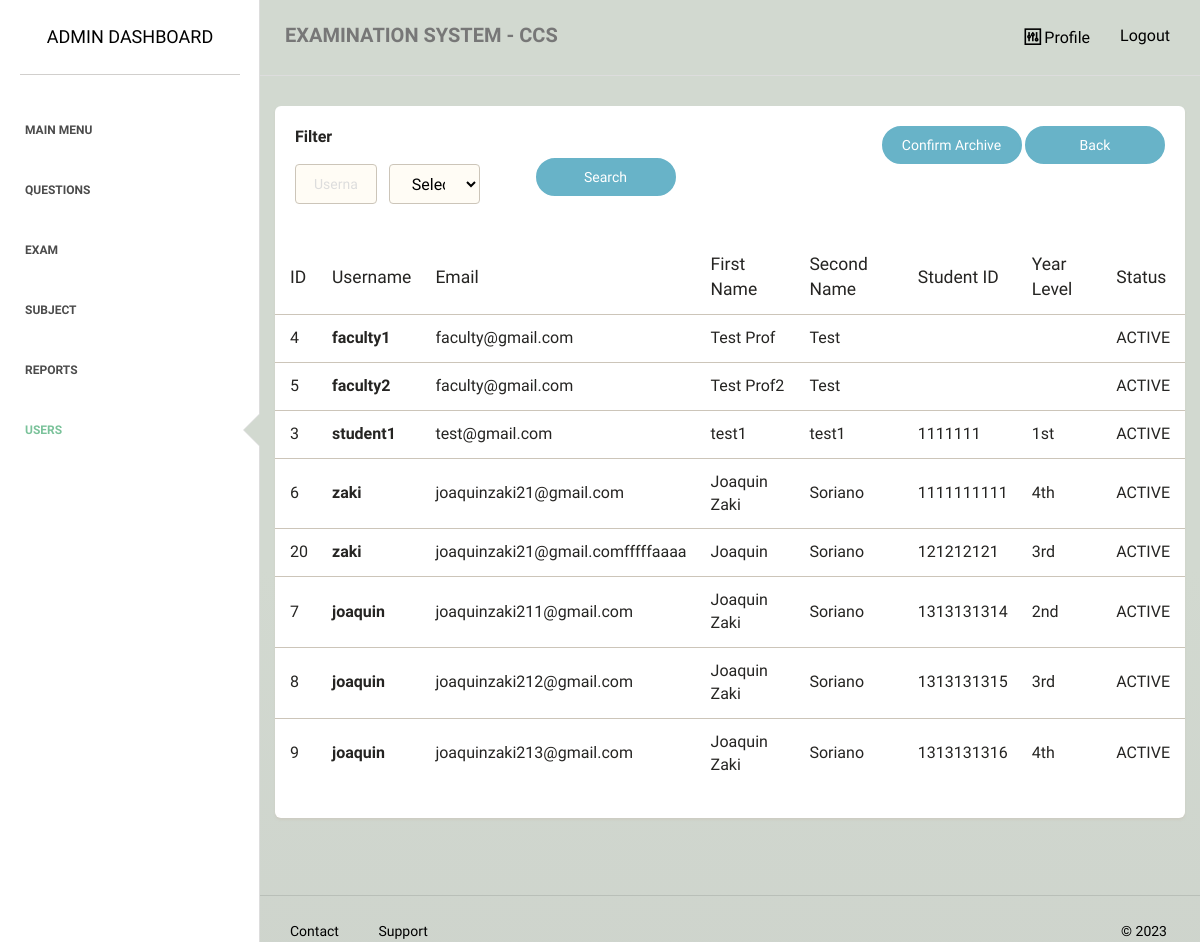
The app's page /admin/user/mark_archive.php with its own data.
### tables this page shows
CREATE TABLE `accounts` (
  `id` int(255) NOT NULL,
  `username` varchar(255) NOT NULL,
  `password` varchar(255) NOT NULL,
  `role` varchar(255) NOT NULL,
  `email` varchar(255) NOT NULL,
  `first_name` varchar(255) NOT NULL,
  `last_name` varchar(255) NOT NULL,
  `student_id` varchar(255) DEFAULT NULL,
  `status` varchar(50) NOT NULL,
  `list_of_subject` varchar(2000) DEFAULT NULL,
  `yearlevel` varchar(5) DEFAULT NULL
);

### admin/user/mark_archive.php (the view, shortened to what this page needs)
<?php
require_once "../../dbconnect.php";
$search1 = $_GET['search1'] ?? '';
$search2 = $_GET['username'] ?? '';
if ($search1 && $search2) {
    $statement = $pdo->prepare('SELECT * FROM accounts WHERE role like :role or username like :username and status = "active"');
    $statement->bindValue(':role', "%$search1%");
    $statement->bindValue(':username', "%$search2%");
} elseif ($search1 && empty($search2)) {
    $statement = $pdo->prepare('SELECT * FROM accounts WHERE role like :role and status = "active"');
    $statement->bindValue(':role', "%$search1%");
} elseif ($search2 && empty($search1)) {
    $statement = $pdo->prepare('SELECT * FROM accounts WHERE username like :username and status = "active"');
    $statement->bindValue(':username', "%$search2%");
}
else {
    $statement = $pdo->prepare('SELECT * FROM accounts where role != "admin" and status = "active" order by student_id asc');
}
$statement->execute();
$procdata = $statement->fetchAll(PDO::FETCH_ASSOC);
?>
<!doctype html>
<html lang="en">
<head>
    <link href="../../assets/css/main.css" rel="stylesheet" />
    <link href="../../assets/css/animate.css" rel="stylesheet"/>
    <link href="../../assets/css/paper-dashboard.css" rel="stylesheet"/>
    <link href="../../assets/css/demo.css" rel="stylesheet" />
    <link href="http://maxcdn.bootstrapcdn.com/font-awesome/latest/css/font-awesome.min.css" rel="stylesheet">
    <link href="../../assets/css/themify-icons.css" rel="stylesheet">
</head>
<body>
<div class="wrapper">
    <div class="sidebar" data-background-color="white" data-active-color="success">
    	<div class="sidebar-wrapper">
            <div class="logo">
                <a href="" class="simple-text">
                    Admin Dashboard
                </a>
            </div>
            <ul class="nav">
                <li>
                    <a href="../">
                        <p>Main Menu</p>
                    </a>
                </li>
                <li>
                    <a href="../questions/">
                        <p>Questions</p>
                    </a>
                </li>
                <li>
                    <a href="../exams/">
                        <p>Exam</p>
                    </a>
                </li>
                <li>
                    <a href="../class/">
                        <p>Subject</p>
                    </a>
                </li>
                <li>
                    <a href="../generate/">
                        <p>Reports</p>
                    </a>
                </li>
                <li  class="active">
                    <a href="../user/">
                        <p>Users</p>
                    </a>
                </li>
            </ul>
    	</div>
    </div>
    <div class="main-panel">
        <nav class="navbar navbar-default">
            <div class="container-fluid">
                <div class="navbar-header">
                    <a class="navbar-brand" href="#">EXAMINATION SYSTEM - CCS</a>
                </div>
                <div class="collapse navbar-collapse">
                    <ul class="nav navbar-nav navbar-right">
                        <li>
                            <a href="../profile.php">
                                <i class="ti-panel"></i>
								<p>Profile</p>
                            </a>
                        </li>
						<li>
                            <a href="../../logout">
								<p>Logout</p>
                            </a>
                        </li>
                    </ul>
                </div>
            </div>
        </nav>
        <div class="content">
            <div class="container-fluid">
                <div class="row">
                    <div class="">
                        <div class="card ">
                            <div class="header">
                                <div class="header-arrangement">
                                    <div class="right">
                                        <form action="" method="get">
                                            <div class="flex">
                                                <p><b>Filter</b></p>
                                                <div class="row">
                                                    <div class="col-md-2">
                                                        <div class="form-group">
                                                            <input type="text" name="username" class="form-control border-input" placeholder="Username" value="">
                                                        </div>
                                                    </div>
                                                    <div class="col-md-2">
                                                        <select name="search1" class="form-control border-input" style="font-size: medium;">
                                                            <option value="" selected>Select</option>
                                                        </select>
                                                    </div>
                                                    <button type="submit"  class="btn btn-info btn-fill btn-wd" style="margin-left:5rem; margin-bottom:1rem;">Search</button>
                                                </div>
                                            </div>
                                        </form>
                                    </div>
                                    <div class="left">
                                        <a href="remove.php" onclick="return confirm('Are you sure you want to Archive this Users?')" class="btn btn-info btn-fill btn-wd">Confirm Archive</a>
                                        <a href="index.php" class="btn btn-info btn-fill btn-wd">Back</a>
                                    </div>
                                </div>
                            </div>
                            <div class="content table-responsive table-full-width">
                                <table class="table">
                                    <thead>
                                        <th>ID</th>
                                    	<th>Username</th>
                                    	<th>Email</th>
                                    	<th>First Name</th>
                                    	<th>Second Name</th>
                                    	<th>Student ID</th>
                                    	<th>Year Level</th>
                                    	<th>Status</th>
                                    </thead>
                                    <tbody>
                                        <?php foreach ($procdata as $i => $item): ?>
                                        <tr>
                                        	<td style="font-size:medium;"><?php echo $item['id']; ?></td>
                                        	<td style="font-size:medium;"><b><?php echo $item['username']; ?></b></td>
                                        	<td style="font-size:medium;"><?php echo $item['email']; ?></td>
                                        	<td style="font-size:medium;"><?php echo $item['first_name']; ?></td>
                                        	<td style="font-size:medium;"><?php echo $item['last_name']; ?></td>
                                            <td style="font-size:medium;"><?php echo $item['student_id']; ?></td>
                                            <td style="font-size:medium;"><?php echo $item['yearlevel']; ?></td>
                                        	<td style="font-size:medium;"><?php echo strtoupper($item['status']); ?></td>
                                        </tr>
                                        <?php endforeach;?>
                                    </tbody>
                                </table>
                            </div>
                        </div>
                    </div>
                </div>
            </div>
        </div>
        <footer class="footer">
            <div class="container-fluid">
                <nav class="pull-left">
                    <ul>
                        <li>
                            <a href="">
                               Contact
                            </a>
                        </li>
                        <li>
                            <a href="">
                                Support
                            </a>
                        </li>
                    </ul>
                </nav>
                <div class="copyright pull-right">
                    &copy; <script>document.write(new Date().getFullYear())</script>
                </div>
            </div>
        </footer>
    </div>
</div>
</body>
</html>

### assets/css/demo.css (style rules this page uses)
.header-arrangement { display: flex; }
.header-arrangement .right { flex: 1; }

### records on screen
accounts: id "4", username "faculty1", email "faculty@gmail.com", first_name "Test Prof", last_name "Test", status "ACTIVE"
accounts: id "5", username "faculty2", email "faculty@gmail.com", first_name "Test Prof2", last_name "Test", status "ACTIVE"
accounts: id "3", username "student1", email "test@gmail.com", first_name "test1", last_name "test1", student "1111111", yearlevel "1st", status "ACTIVE"
accounts: id "6", username "zaki", email "joaquinzaki21@gmail.com", first_name "Joaquin Zaki", last_name "Soriano", student "1111111111", yearlevel "4th", status "ACTIVE"
accounts: id "20", username "zaki", email "joaquinzaki21@gmail.comfffffaaaa", first_name "Joaquin", last_name "Soriano", student "121212121", yearlevel "3rd", status "ACTIVE"
accounts: id "7", username "joaquin", email "joaquinzaki211@gmail.com", first_name "Joaquin Zaki", last_name "Soriano", student "1313131314", yearlevel "2nd", status "ACTIVE"
accounts: id "8", username "joaquin", email "joaquinzaki212@gmail.com", first_name "Joaquin Zaki", last_name "Soriano", student "1313131315", yearlevel "3rd", status "ACTIVE"
accounts: id "9", username "joaquin", email "joaquinzaki213@gmail.com", first_name "Joaquin Zaki", last_name "Soriano", student "1313131316", yearlevel "4th", status "ACTIVE"
